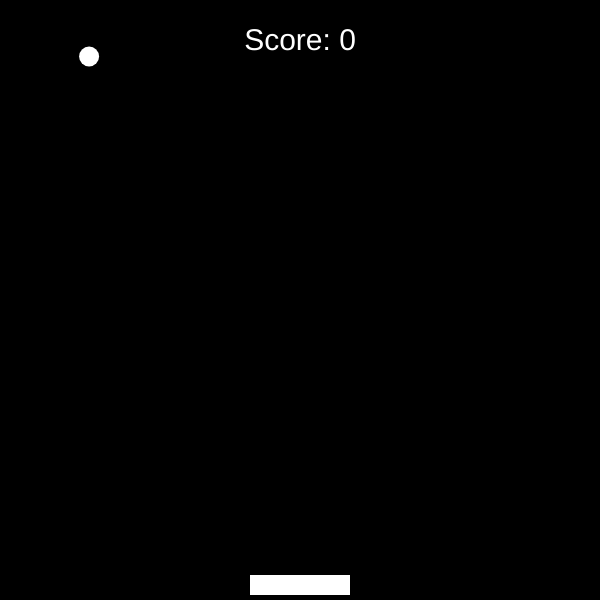
Frame 1 (no input)
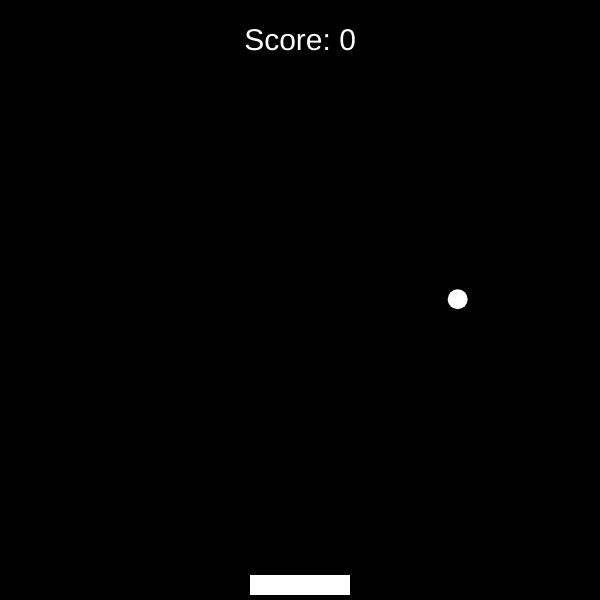
Frame 60 (no input)
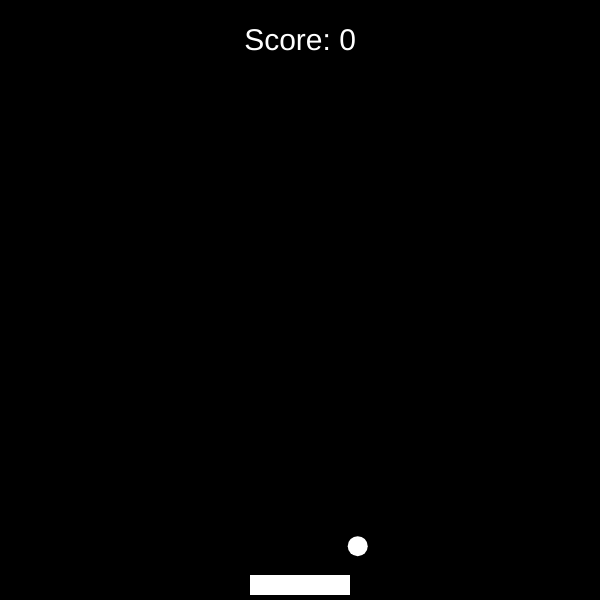
Frame 120 (the mouse pressed at the canvas centre since frame 60)

The p5.js sketch that drew these frames (run headless with seeded random() and noise() and a simulated clock; from frame 60 on, the mouse is pressed at the canvas centre):

// p5.js sketch
// ── sketch.js
var balls = [];
var paddle;
var score = 0;

function setup() {
    createCanvas(600, 600);
    for (i = 0; i < 1; i++) {
        balls[i] = new Ball(random(40, 100), random(40, 100));
    }
    paddle = new Paddle;
    fill(255);
    noStroke();

}

function draw() {
    
    background(0);
    
    paddle.checkCollisionWithWalls();
    paddle.draw()
    for (i = 0; i < balls.length; i++) {
        balls[i].checkCollision(paddle);
        balls[i].draw()
    }
    rectMode(CENTER)
    
    textSize(30);
    textAlign(CENTER);
    text("Score: " + score, width / 2, 50);

    rectMode(CORNER)
}


function keyPressed() {
    if (keyCode === LEFT_ARROW) {
        paddle.direction(-1);
    } else if (keyCode === RIGHT_ARROW) {
        paddle.direction(1);
    }
}

function keyReleased() {
    this.paddle.direction(0);
    return false;

}

function Paddle(w) {
    this.w = 100;
    this.x = width / 2 - this.w / 2;
    this.y = height - 25;
    
    this.speed = 0 //Only horizontal speed

    this.direction = function (d) {
        this.speed = d
    }
    this.draw = function () {
        this.x += this.speed * 5;
        fill(255);
        noStroke();
        rect(this.x, this.y, 100, 20);
    }
    this.checkCollisionWithWalls = function () {
        //Left | Right margin
        if (this.x <= 0 && this.speed === -1 ||
            this.x + this.w >= width && this.speed === 1) {
            this.speed = 0;
        }
    }
}

function Ball(x, y) {
    this.x = x;
    this.y = y;
    this.radius = 10;
    this.speed = {
        x: random(1, 8),
        y: random(1, 10)
    };
    

    this.draw = function () {
        this.x += this.speed.x;
        this.y += this.speed.y
        ellipse(this.x, this.y, this.radius * 2);
    }

    this.checkCollision = function (paddle) {
        //Check the collision with the paddle.
        if (this.y + this.radius >= paddle.y &&
           this.x > paddle.x &&
           this.x < paddle.x + paddle.w) {
            score += 1;
            this.speed.y = -this.speed.y;
        }
        
        //Right|Left margin
        if (this.x + this.radius > width ||
            this.x - this.radius <= 0) {
            this.speed.x = -this.speed.x;
        }


        //Top
        if (this.y - this.radius <= 0) {
            this.speed.y = -this.speed.y;
        }
        
        //Bottom, you loose.
        if (this.y + this.radius >= height) {
            
            this.speed.x = 0;
            this.speed.y = 0;
            rectMode(CENTER);
            textAlign(CENTER);
            textSize(50);
            text("Game Over", width / 2,width / 2);
            
        }
    }
}
